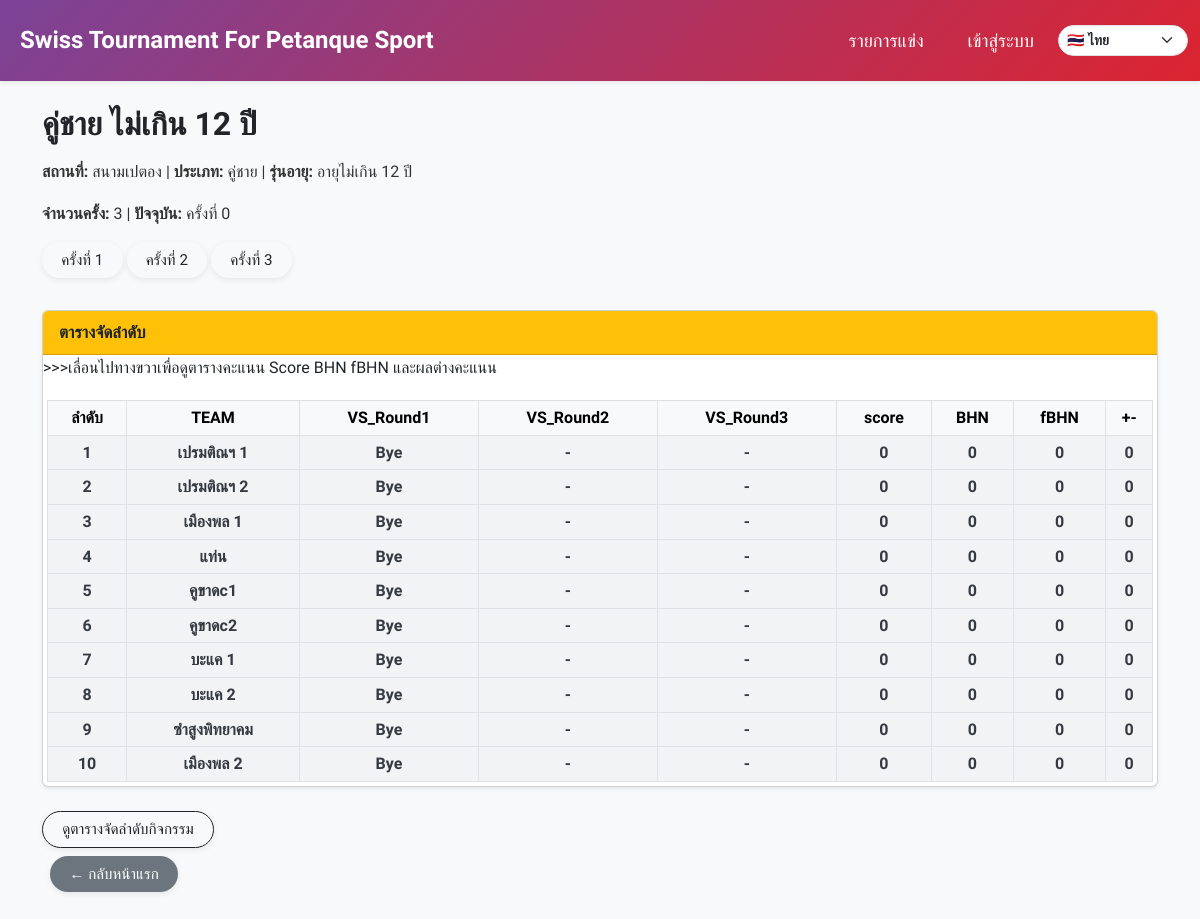
Screenshot of /event/2 with the database file from the repository.
### models.py (models this page shows)
class Event(db.Model):
    __tablename__ = "events"
    id = db.Column(db.Integer, primary_key=True)
    name = db.Column(db.String(100), nullable=False)
    location = db.Column(db.String(100))
    category = db.Column(db.String(50))
    sex = db.Column(db.String(50))
    age_group = db.Column(db.String(50))
    rounds = db.Column(db.Integer)
    current_round = db.Column(db.Integer, default=1)
    date = db.Column(db.Date, nullable=True)
    auto_field_enabled = db.Column(db.Boolean, default=False)
    field_prefix = db.Column(db.String(10), default='')  # เช่น 'A', ''
    field_start = db.Column(db.Integer, default=1)
    field_max = db.Column(db.Integer, default=16)
    field_exclude = db.Column(db.String, default='')  # เช่น '3,7,11
    logo_filename = db.Column(db.Text)  # เก็บเป็น JSON list
    is_finished = db.Column(db.Boolean, default=False, nullable=False)
    finished_at = db.Column(db.DateTime, nullable=True)
    finished_by_id = db.Column(db.Integer, db.ForeignKey("users.id"), nullable=True)
    created_at = db.Column(db.DateTime, server_default=text('CURRENT_TIMESTAMP'), nullable=True)
    creator_id = db.Column(db.Integer, db.ForeignKey("users.id"), nullable=False)
    teams = db.relationship("Team", backref="event", cascade="all, delete-orphan", lazy=True)
    matches = db.relationship("Match", backref="event", cascade="all, delete-orphan", lazy=True)

class Team(db.Model):
    __tablename__ = "teams"
    id = db.Column(db.Integer, primary_key=True)
    name = db.Column(db.String(100), nullable=False)
    event_id = db.Column(db.Integer, db.ForeignKey("events.id"), nullable=False)

### app.py (the view)
@app.route("/event/<int:event_id>")
def event_detail(event_id):
    event = db.session.get(Event, event_id)
    teams = Team.query.filter_by(event_id=event_id).all()
    standings = calculate_standings(event_id)
    matches = Match.query.filter_by(event_id=event_id).all()
    current_round = (
        db.session.query(db.func.max(Match.round))
        .filter(Match.event_id == event_id)
        .scalar()
        or 0
    )
    matches_round_1 = Match.query.filter_by(event_id=event_id, round=1).all()
    try:
        event.logo_list = json.loads(event.logo_filename) if event.logo_filename else []
    except Exception:
        event.logo_list = []
    active_playoffs = _active_playoffs_for_event(event_id)
    return render_template(
        "event.html",
        event=event,
        teams=teams,
        standings=standings,
        matches=matches,
        current_round=current_round,      # ✅ ส่งไปยัง template
        matches_round_1=matches_round_1,  # ✅ ส่งไปด้วยหากใช้
        active_playoffs=active_playoffs
    )

### app.py (called while the page is built)
def get_current_lang():
    lang = request.args.get("lang") or session.get("lang") or "th"
    if lang not in SUPPORTED_LANGS:
        lang = "th"
    session["lang"] = lang
    return lang

@app.context_processor
def inject_i18n():
    lang = get_current_lang()
    return {
        "current_lang": lang,
        "supported_langs": SUPPORTED_LANGS,
        "text_translations": TEXT_TRANSLATIONS,
        "t": lambda key: translate(key, lang),
    }

def _active_playoffs_for_event(event_id):
    try:
        ensure_playoff_tables()
        rows = db.session.execute(text("""
            SELECT pc.id, pc.title, pc.competition_type, pc.pairing_method,
                   COUNT(pr.id) AS round_count,
                   MAX(pr.round_no) AS latest_round
            FROM playoff_competitions pc
            LEFT JOIN playoff_rounds pr ON pr.playoff_id = pc.id
            WHERE pc.source_event_id = :event_id
            GROUP BY pc.id, pc.title, pc.competition_type, pc.pairing_method
            ORDER BY pc.id DESC
        """), {'event_id': event_id}).mappings().all()
        return [dict(r) for r in rows]
    except Exception:
        return []

@app.after_request
def live_report_public_headers(response):
    response.headers.setdefault("Access-Control-Allow-Origin", "*")
    response.headers.setdefault("Access-Control-Allow-Headers", "Content-Type, Authorization")
    response.headers.setdefault("Access-Control-Allow-Methods", "GET, OPTIONS")
    response.headers.pop("X-Frame-Options", None)
    response.headers.setdefault("Content-Security-Policy", "frame-ancestors *")
    return response

### i18n.py (called while the page is built)
def translate(key, lang="th"):
    table = TRANSLATIONS.get(key, {})
    return table.get(lang) or table.get("th") or key

### templates/event.html (shortened to what this page needs)
{% import 'macros.html' as macros %}
{% extends 'base.html' %}
{% block content %}
</head>
<body class="bg-light">
  <div class="container my-4">
    <h2 class="mb-3">{{ event.name }}</h2>
    <p>
      <strong>สถานที่:</strong> {{ event.location }} |
      <strong>ประเภท:</strong> {{ event.category }}{{ event.sex }} |
      <strong>รุ่นอายุ:</strong> {{ event.age_group }}
    </p>
    <p>
      <strong>จำนวนครั้ง:</strong> {{ event.rounds }} |
      <strong>ปัจจุบัน:</strong> ครั้งที่ {{ current_round }}
    </p>
    <div class="mb-4">
      {% for round_num in range(1, event.rounds + 1) %}
      <a href="{{ url_for('round_matches', event_id=event.id, round=round_num) }}"
        class="btn btn-outline-dark mb-2 {% if round_num == current_round %}fw-bold{% endif %}">
        ครั้งที่ {{ round_num }}
      </a>
      {% endfor %}
    </div>
    <div class="card mb-4 shadow-sm">
      <div class="card-header bg-warning text-dark fw-semibold">
        ตารางจัดลำดับ
      </div>
      <div class="card-body p-0">   <p>>>>เลื่อนไปทางขวาเพื่อดูตารางคะแนน Score BHN fBHN และผลต่างคะแนน</p>
        {% if standings %}
        <div class="table-responsive p-1">
          <table class="table table-bordered table-sm align-middle text-center mb-0">
            <thead class="table-light">
              <tr>
                <th>ลำดับ</th>
                <th>TEAM</th>
                {% for i in range(1, event.rounds + 1) %}
                <th>VS_Round{{ i }}</th>
                {% endfor %}
                <th>score</th>
                <th>BHN</th>
                <th>fBHN</th>
                <th>+-</th>
              </tr>
            </thead>
            <tbody>
              {% for team in standings %}
              <tr class="{{ macros.score_class(team.score) }}" style="font-weight: bold">
                <td>{{ loop.index }}</td>
                <td class="{{ macros.score_class(team.score) }}" style="font-weight: bold">
                  {{ team.team_name }}
                </td>
                {% for i in range(1, event.rounds + 1) %}
                <td class="{{ macros.score_class(team.score) }}" style="font-weight: bold">
                  {{ team["VS_Round" ~ i] if team["VS_Round" ~ i] else '-' }}
                </td>
                {% endfor %}
                <td class="{{ macros.score_class(team.score) }}" style="font-weight: bold">
                  {{ team.score }}
                </td>
                <td class="{{ macros.score_class(team.score) }}" style="font-weight: bold">
                  {{ team.buchholz }}
                </td>
                <td class="{{ macros.score_class(team.score) }}" style="font-weight: bold">
                  {{ team.final_buchholz }}
                </td>
                <td class="{{ macros.score_class(team.score) }}" style="font-weight: bold">
                  {{ team.point_diff }}
                </td>
              </tr>
              {% endfor %}
            </tbody>
          </table>
        </div>
        {% else %}
        <p class="p-3">ยังไม่มีตารางคะแนน</p>
        {% endif %}
      </div>
    </div>
      <a href="{{ url_for('event_standings', event_id=event.id) }}" class="btn btn-dark-outline btn-custom margin-2">
    ดูตารางจัดลำดับกิจกรรม
</a>
    <div class="mb-4 p-2">
      <a href="{{ url_for('index') }}" class="btn btn-secondary btn-lg">← กลับหน้าแรก</a>
    </div>
  </div>
  {% endblock %}

### static/css/style.css (style rules this page uses)
button.btn, .btn { font-family: "Prompt", "Segoe UI", sans-serif; font-weight: 600; font-size: 0.95rem; padding: 0.4rem 1rem; border-radius: 0.65rem; display: inline-flex; align-items: center; justify-content: center; gap: 0.5rem; transition: all 0.25s ease; text-transform: none; box-shadow: 0 2px 6px rgba(0, 0, 0, 0.08); border: none; cursor: pointer; }
.btn-dark-outline { background: transparent; color: #212529; border: 1px solid #212529; }
.score-level-0 { background-color: #f1f3f5 !important; color: #343a40 !important; }
tr.score-level-7 > td, tr.score-level-6 > td, tr.score-level-5 > td, tr.score-level-4 > td, tr.score-level-3 > td, tr.score-level-2 > td, tr.score-level-1 > td, tr.score-level-0 > td { background-color: inherit !important; color: inherit !important; }

### templates/event.html (style rules this page uses)
body { font-family: "Prompt", "Segoe UI", sans-serif; font-size: 16px; line-height: 1.6; color: #333; background-color: #f9f9fb; }
h2, h3, h4, .modal-title { font-weight: 700; color: #212529; }
.card-header { font-weight: 600; font-size: 1.05rem; }
.btn-custom { border-radius: 0.65rem; padding: 0.4rem 1rem; font-weight: 600; font-size: 0.95rem; display: inline-flex; align-items: center; gap: 0.5rem; transition: all 0.25s ease; box-shadow: 0 2px 6px rgba(0, 0, 0, 0.08); }
.btn-dark-outline { background: transparent; color: #212529; border: 1px solid #212529; }
body { font-family: "Prompt", sans-serif; }
h2 { font-weight: 600; }
button.btn, .btn { font-weight: 500; border-radius: 50rem !important; transition: 0.2s; padding-left: 1.2rem; padding-right: 1.2rem; }

### rows the page displays
Event: name "คู่ชาย ไม่เกิน 12 ปี", location "สนามเปตอง", category "คู่", sex "ชาย", age_group "อายุไม่เกิน 12 ปี", rounds "3"
Team: team_name "เปรมติณฯ 1", team "Bye" "-" "-", score "0", buchholz "0", final_buchholz "0", point_diff "0"
Team: team_name "เปรมติณฯ 2", team "Bye" "-" "-", score "0", buchholz "0", final_buchholz "0", point_diff "0"
Team: team_name "เมืองพล 1", team "Bye" "-" "-", score "0", buchholz "0", final_buchholz "0", point_diff "0"
Team: team_name "แท่น", team "Bye" "-" "-", score "0", buchholz "0", final_buchholz "0", point_diff "0"
Team: team_name "คูขาดc1", team "Bye" "-" "-", score "0", buchholz "0", final_buchholz "0", point_diff "0"
Team: team_name "คูขาดc2", team "Bye" "-" "-", score "0", buchholz "0", final_buchholz "0", point_diff "0"
Team: team_name "บะแค 1", team "Bye" "-" "-", score "0", buchholz "0", final_buchholz "0", point_diff "0"
Team: team_name "บะแค 2", team "Bye" "-" "-", score "0", buchholz "0", final_buchholz "0", point_diff "0"
Team: team_name "ซำสูงพิทยาคม", team "Bye" "-" "-", score "0", buchholz "0", final_buchholz "0", point_diff "0"
Team: team_name "เมืองพล 2", team "Bye" "-" "-", score "0", buchholz "0", final_buchholz "0", point_diff "0"

### other values shown
{{ t('events') }} "รายการแข่ง"
{{ t('login') }} "เข้าสู่ระบบ"
{{ current_round }} "0"
{{ round_num }} "1" "2" "3"
{{ i }} "1" "2" "3"
form field value "🇹🇭 ไทย"
